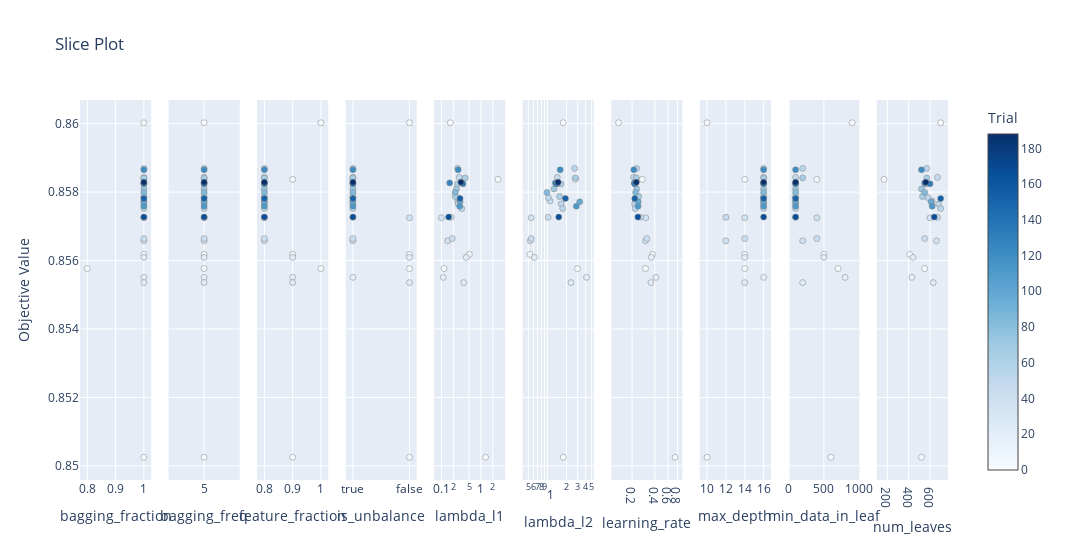

The cell this chart's notebook holds for it:
### Markdown cell above
# Optimization Score History

As we can see the model gets us the best base score value as 0.86

### Code cell
optuna.visualization.plot_slice(study)

### Figure 1 — Plotly figure (JSON) as saved in the notebook; plotly's stock layout.template omitted (floating-point values rounded to 4 significant figures)
{"data": [{"marker": {"color": [0, 1, 2, 3, 4, 19, 21, 23, 35, 37, 41, 44, 46, 48, 51, 52, 53, 54, 61, 62, 65, 71, 84, 97, 111, 121, 126, 132, 152, 166, 188], "colorbar": {"title": {"text": "Trial"}, "x": 1, "xpad": 40}, "colorscale": [[0, "rgb(247,251,255)"], [0.125, "rgb(222,235,247)"], [0.25, "rgb(198,219,239)"], [0.375, "rgb(158,202,225)"], [0.5, "rgb(107,174,214)"], [0.625, "rgb(66,146,198)"], [0.75, "rgb(33,113,181)"], [0.875, "rgb(8,81,156)"], [1, "rgb(8,48,107)"]], "line": {"color": "Grey", "width": 0.5}, "showscale": true}, "mode": "markers", "showlegend": false, "type": "scatter", "x": [1, 1, 0.8, 1, 1, 1, 1, 1, 1, 1, 1, 1, 1, 1, 1, 1, 1, 1, 1, 1, 1, 1, 1, 1, 1, 1, 1, 1, 1, 1, 1], "xaxis": "x", "y": [0.86, 0.8503, 0.8558, 0.8584, 0.8562, 0.8555, 0.8561, 0.8554, 0.8573, 0.8566, 0.8566, 0.8573, 0.8577, 0.8584, 0.8578, 0.8577, 0.8575, 0.8587, 0.8582, 0.8579, 0.8584, 0.8581, 0.858, 0.8577, 0.8576, 0.8587, 0.8583, 0.8582, 0.8578, 0.8573, 0.8583], "yaxis": "y"}, {"marker": {"color": [0, 1, 2, 3, 4, 19, 21, 23, 35, 37, 41, 44, 46, 48, 51, 52, 53, 54, 61, 62, 65, 71, 84, 97, 111, 121, 126, 132, 152, 166, 188], "colorbar": {"title": {"text": "Trial"}, "x": 1, "xpad": 40}, "colorscale": [[0, "rgb(247,251,255)"], [0.125, "rgb(222,235,247)"], [0.25, "rgb(198,219,239)"], [0.375, "rgb(158,202,225)"], [0.5, "rgb(107,174,214)"], [0.625, "rgb(66,146,198)"], [0.75, "rgb(33,113,181)"], [0.875, "rgb(8,81,156)"], [1, "rgb(8,48,107)"]], "line": {"color": "Grey", "width": 0.5}, "showscale": false}, "mode": "markers", "showlegend": false, "type": "scatter", "x": [5, 5, 5, 5, 5, 5, 5, 5, 5, 5, 5, 5, 5, 5, 5, 5, 5, 5, 5, 5, 5, 5, 5, 5, 5, 5, 5, 5, 5, 5, 5], "xaxis": "x2", "y": [0.86, 0.8503, 0.8558, 0.8584, 0.8562, 0.8555, 0.8561, 0.8554, 0.8573, 0.8566, 0.8566, 0.8573, 0.8577, 0.8584, 0.8578, 0.8577, 0.8575, 0.8587, 0.8582, 0.8579, 0.8584, 0.8581, 0.858, 0.8577, 0.8576, 0.8587, 0.8583, 0.8582, 0.8578, 0.8573, 0.8583], "yaxis": "y2"}, {"marker": {"color": [0, 1, 2, 3, 4, 19, 21, 23, 35, 37, 41, 44, 46, 48, 51, 52, 53, 54, 61, 62, 65, 71, 84, 97, 111, 121, 126, 132, 152, 166, 188], "colorbar": {"title": {"text": "Trial"}, "x": 1, "xpad": 40}, "colorscale": [[0, "rgb(247,251,255)"], [0.125, "rgb(222,235,247)"], [0.25, "rgb(198,219,239)"], [0.375, "rgb(158,202,225)"], [0.5, "rgb(107,174,214)"], [0.625, "rgb(66,146,198)"], [0.75, "rgb(33,113,181)"], [0.875, "rgb(8,81,156)"], [1, "rgb(8,48,107)"]], "line": {"color": "Grey", "width": 0.5}, "showscale": false}, "mode": "markers", "showlegend": false, "type": "scatter", "x": [1, 0.9, 1, 0.9, 0.9, 0.9, 0.9, 0.9, 0.8, 0.8, 0.8, 0.8, 0.8, 0.8, 0.8, 0.8, 0.8, 0.8, 0.8, 0.8, 0.8, 0.8, 0.8, 0.8, 0.8, 0.8, 0.8, 0.8, 0.8, 0.8, 0.8], "xaxis": "x3", "y": [0.86, 0.8503, 0.8558, 0.8584, 0.8562, 0.8555, 0.8561, 0.8554, 0.8573, 0.8566, 0.8566, 0.8573, 0.8577, 0.8584, 0.8578, 0.8577, 0.8575, 0.8587, 0.8582, 0.8579, 0.8584, 0.8581, 0.858, 0.8577, 0.8576, 0.8587, 0.8583, 0.8582, 0.8578, 0.8573, 0.8583], "yaxis": "y3"}, {"marker": {"color": [0, 1, 2, 3, 4, 19, 21, 23, 35, 37, 41, 44, 46, 48, 51, 52, 53, 54, 61, 62, 65, 71, 84, 97, 111, 121, 126, 132, 152, 166, 188], "colorbar": {"title": {"text": "Trial"}, "x": 1, "xpad": 40}, "colorscale": [[0, "rgb(247,251,255)"], [0.125, "rgb(222,235,247)"], [0.25, "rgb(198,219,239)"], [0.375, "rgb(158,202,225)"], [0.5, "rgb(107,174,214)"], [0.625, "rgb(66,146,198)"], [0.75, "rgb(33,113,181)"], [0.875, "rgb(8,81,156)"], [1, "rgb(8,48,107)"]], "line": {"color": "Grey", "width": 0.5}, "showscale": false}, "mode": "markers", "showlegend": false, "type": "scatter", "x": [false, false, false, true, false, true, false, false, false, true, true, true, true, true, true, true, true, true, true, true, true, true, true, true, true, true, true, true, true, true, true], "xaxis": "x4", "y": [0.86, 0.8503, 0.8558, 0.8584, 0.8562, 0.8555, 0.8561, 0.8554, 0.8573, 0.8566, 0.8566, 0.8573, 0.8577, 0.8584, 0.8578, 0.8577, 0.8575, 0.8587, 0.8582, 0.8579, 0.8584, 0.8581, 0.858, 0.8577, 0.8576, 0.8587, 0.8583, 0.8582, 0.8578, 0.8573, 0.8583], "yaxis": "y4"}, {"marker": {"color": [0, 1, 2, 3, 4, 19, 21, 23, 35, 37, 41, 44, 46, 48, 51, 52, 53, 54, 61, 62, 65, 71, 84, 97, 111, 121, 126, 132, 152, 166, 188], "colorbar": {"title": {"text": "Trial"}, "x": 1, "xpad": 40}, "colorscale": [[0, "rgb(247,251,255)"], [0.125, "rgb(222,235,247)"], [0.25, "rgb(198,219,239)"], [0.375, "rgb(158,202,225)"], [0.5, "rgb(107,174,214)"], [0.625, "rgb(66,146,198)"], [0.75, "rgb(33,113,181)"], [0.875, "rgb(8,81,156)"], [1, "rgb(8,48,107)"]], "line": {"color": "Grey", "width": 0.5}, "showscale": false}, "mode": "markers", "showlegend": false, "type": "scatter", "x": [0.1686, 1.314, 0.1168, 2.719, 0.5091, 0.1111, 0.4243, 0.3669, 0.1001, 0.1441, 0.1889, 0.176, 0.2576, 0.2831, 0.2472, 0.2648, 0.3268, 0.2584, 0.2547, 0.2243, 0.4015, 0.2403, 0.2231, 0.2986, 0.29, 0.2653, 0.1622, 0.3516, 0.2964, 0.1528, 0.3123], "xaxis": "x5", "y": [0.86, 0.8503, 0.8558, 0.8584, 0.8562, 0.8555, 0.8561, 0.8554, 0.8573, 0.8566, 0.8566, 0.8573, 0.8577, 0.8584, 0.8578, 0.8577, 0.8575, 0.8587, 0.8582, 0.8579, 0.8584, 0.8581, 0.858, 0.8577, 0.8576, 0.8587, 0.8583, 0.8582, 0.8578, 0.8573, 0.8583], "yaxis": "y5"}, {"marker": {"color": [0, 1, 2, 3, 4, 19, 21, 23, 35, 37, 41, 44, 46, 48, 51, 52, 53, 54, 61, 62, 65, 71, 84, 97, 111, 121, 126, 132, 152, 166, 188], "colorbar": {"title": {"text": "Trial"}, "x": 1, "xpad": 40}, "colorscale": [[0, "rgb(247,251,255)"], [0.125, "rgb(222,235,247)"], [0.25, "rgb(198,219,239)"], [0.375, "rgb(158,202,225)"], [0.5, "rgb(107,174,214)"], [0.625, "rgb(66,146,198)"], [0.75, "rgb(33,113,181)"], [0.875, "rgb(8,81,156)"], [1, "rgb(8,48,107)"]], "line": {"color": "Grey", "width": 0.5}, "showscale": false}, "mode": "markers", "showlegend": false, "type": "scatter", "x": [1.774, 1.784, 2.982, 2.763, 0.5312, 4.15, 0.6236, 2.355, 0.5547, 0.5364, 0.5551, 1.03, 1.104, 1.434, 1.037, 1.65, 1.748, 2.692, 1.637, 1.558, 2.779, 1.272, 0.9827, 3.24, 2.866, 1.593, 1.335, 1.407, 1.926, 1.51, 1.476], "xaxis": "x6", "y": [0.86, 0.8503, 0.8558, 0.8584, 0.8562, 0.8555, 0.8561, 0.8554, 0.8573, 0.8566, 0.8566, 0.8573, 0.8577, 0.8584, 0.8578, 0.8577, 0.8575, 0.8587, 0.8582, 0.8579, 0.8584, 0.8581, 0.858, 0.8577, 0.8576, 0.8587, 0.8583, 0.8582, 0.8578, 0.8573, 0.8583], "yaxis": "y6"}, {"marker": {"color": [0, 1, 2, 3, 4, 19, 21, 23, 35, 37, 41, 44, 46, 48, 51, 52, 53, 54, 61, 62, 65, 71, 84, 97, 111, 121, 126, 132, 152, 166, 188], "colorbar": {"title": {"text": "Trial"}, "x": 1, "xpad": 40}, "colorscale": [[0, "rgb(247,251,255)"], [0.125, "rgb(222,235,247)"], [0.25, "rgb(198,219,239)"], [0.375, "rgb(158,202,225)"], [0.5, "rgb(107,174,214)"], [0.625, "rgb(66,146,198)"], [0.75, "rgb(33,113,181)"], [0.875, "rgb(8,81,156)"], [1, "rgb(8,48,107)"]], "line": {"color": "Grey", "width": 0.5}, "showscale": false}, "mode": "markers", "showlegend": false, "type": "scatter", "x": [0.1324, 0.7436, 0.3017, 0.2735, 0.3736, 0.4132, 0.3607, 0.3555, 0.3051, 0.3012, 0.3149, 0.2584, 0.2207, 0.2095, 0.2304, 0.2163, 0.2196, 0.2299, 0.2199, 0.2452, 0.2282, 0.2311, 0.2232, 0.2413, 0.2402, 0.2112, 0.2143, 0.2162, 0.2173, 0.2391, 0.2281], "xaxis": "x7", "y": [0.86, 0.8503, 0.8558, 0.8584, 0.8562, 0.8555, 0.8561, 0.8554, 0.8573, 0.8566, 0.8566, 0.8573, 0.8577, 0.8584, 0.8578, 0.8577, 0.8575, 0.8587, 0.8582, 0.8579, 0.8584, 0.8581, 0.858, 0.8577, 0.8576, 0.8587, 0.8583, 0.8582, 0.8578, 0.8573, 0.8583], "yaxis": "y7"}, {"marker": {"color": [0, 1, 2, 3, 4, 19, 21, 23, 35, 37, 41, 44, 46, 48, 51, 52, 53, 54, 61, 62, 65, 71, 84, 97, 111, 121, 126, 132, 152, 166, 188], "colorbar": {"title": {"text": "Trial"}, "x": 1, "xpad": 40}, "colorscale": [[0, "rgb(247,251,255)"], [0.125, "rgb(222,235,247)"], [0.25, "rgb(198,219,239)"], [0.375, "rgb(158,202,225)"], [0.5, "rgb(107,174,214)"], [0.625, "rgb(66,146,198)"], [0.75, "rgb(33,113,181)"], [0.875, "rgb(8,81,156)"], [1, "rgb(8,48,107)"]], "line": {"color": "Grey", "width": 0.5}, "showscale": false}, "mode": "markers", "showlegend": false, "type": "scatter", "x": [10, 10, 14, 14, 14, 16, 14, 14, 14, 12, 14, 12, 16, 16, 16, 16, 16, 16, 16, 16, 16, 16, 16, 16, 16, 16, 16, 16, 16, 16, 16], "xaxis": "x8", "y": [0.86, 0.8503, 0.8558, 0.8584, 0.8562, 0.8555, 0.8561, 0.8554, 0.8573, 0.8566, 0.8566, 0.8573, 0.8577, 0.8584, 0.8578, 0.8577, 0.8575, 0.8587, 0.8582, 0.8579, 0.8584, 0.8581, 0.858, 0.8577, 0.8576, 0.8587, 0.8583, 0.8582, 0.8578, 0.8573, 0.8583], "yaxis": "y8"}, {"marker": {"color": [0, 1, 2, 3, 4, 19, 21, 23, 35, 37, 41, 44, 46, 48, 51, 52, 53, 54, 61, 62, 65, 71, 84, 97, 111, 121, 126, 132, 152, 166, 188], "colorbar": {"title": {"text": "Trial"}, "x": 1, "xpad": 40}, "colorscale": [[0, "rgb(247,251,255)"], [0.125, "rgb(222,235,247)"], [0.25, "rgb(198,219,239)"], [0.375, "rgb(158,202,225)"], [0.5, "rgb(107,174,214)"], [0.625, "rgb(66,146,198)"], [0.75, "rgb(33,113,181)"], [0.875, "rgb(8,81,156)"], [1, "rgb(8,48,107)"]], "line": {"color": "Grey", "width": 0.5}, "showscale": false}, "mode": "markers", "showlegend": false, "type": "scatter", "x": [900, 600, 700, 400, 500, 800, 500, 200, 400, 200, 400, 100, 100, 100, 100, 100, 100, 200, 100, 100, 200, 100, 100, 100, 100, 100, 100, 100, 100, 100, 100], "xaxis": "x9", "y": [0.86, 0.8503, 0.8558, 0.8584, 0.8562, 0.8555, 0.8561, 0.8554, 0.8573, 0.8566, 0.8566, 0.8573, 0.8577, 0.8584, 0.8578, 0.8577, 0.8575, 0.8587, 0.8582, 0.8579, 0.8584, 0.8581, 0.858, 0.8577, 0.8576, 0.8587, 0.8583, 0.8582, 0.8578, 0.8573, 0.8583], "yaxis": "y9"}, {"marker": {"color": [0, 1, 2, 3, 4, 19, 21, 23, 35, 37, 41, 44, 46, 48, 51, 52, 53, 54, 61, 62, 65, 71, 84, 97, 111, 121, 126, 132, 152, 166, 188], "colorbar": {"title": {"text": "Trial"}, "x": 1, "xpad": 40}, "colorscale": [[0, "rgb(247,251,255)"], [0.125, "rgb(222,235,247)"], [0.25, "rgb(198,219,239)"], [0.375, "rgb(158,202,225)"], [0.5, "rgb(107,174,214)"], [0.625, "rgb(66,146,198)"], [0.75, "rgb(33,113,181)"], [0.875, "rgb(8,81,156)"], [1, "rgb(8,48,107)"]], "line": {"color": "Grey", "width": 0.5}, "showscale": false}, "mode": "markers", "showlegend": false, "type": "scatter", "x": [700, 520, 550, 170, 410, 430, 440, 630, 600, 660, 550, 670, 620, 670, 580, 680, 700, 570, 560, 530, 570, 520, 550, 610, 620, 520, 550, 600, 700, 640, 560], "xaxis": "x10", "y": [0.86, 0.8503, 0.8558, 0.8584, 0.8562, 0.8555, 0.8561, 0.8554, 0.8573, 0.8566, 0.8566, 0.8573, 0.8577, 0.8584, 0.8578, 0.8577, 0.8575, 0.8587, 0.8582, 0.8579, 0.8584, 0.8581, 0.858, 0.8577, 0.8576, 0.8587, 0.8583, 0.8582, 0.8578, 0.8573, 0.8583], "yaxis": "y10"}], "layout": {"title": {"text": "Slice Plot"}, "width": 3000, "xaxis": {"anchor": "y", "domain": [0, 0.082], "title": {"text": "bagging_fraction"}}, "xaxis10": {"anchor": "y10", "domain": [0.918, 1.0], "title": {"text": "num_leaves"}}, "xaxis2": {"anchor": "y2", "categoryarray": [5], "categoryorder": "array", "domain": [0.102, 0.184], "title": {"text": "bagging_freq"}, "type": "category"}, "xaxis3": {"anchor": "y3", "domain": [0.204, 0.286], "title": {"text": "feature_fraction"}}, "xaxis4": {"anchor": "y4", "categoryarray": [true, false], "categoryorder": "array", "domain": [0.306, 0.388], "title": {"text": "is_unbalance"}, "type": "category"}, "xaxis5": {"anchor": "y5", "domain": [0.408, 0.49], "title": {"text": "lambda_l1"}, "type": "log"}, "xaxis6": {"anchor": "y6", "domain": [0.51, 0.592], "title": {"text": "lambda_l2"}, "type": "log"}, "xaxis7": {"anchor": "y7", "domain": [0.612, 0.694], "title": {"text": "learning_rate"}, "type": "log"}, "xaxis8": {"anchor": "y8", "domain": [0.714, 0.796], "title": {"text": "max_depth"}}, "xaxis9": {"anchor": "y9", "domain": [0.816, 0.898], "title": {"text": "min_data_in_leaf"}}, "yaxis": {"anchor": "x", "domain": [0, 1], "title": {"text": "Objective Value"}}, "yaxis10": {"anchor": "x10", "domain": [0, 1], "matches": "y", "showticklabels": false}, "yaxis2": {"anchor": "x2", "domain": [0, 1], "matches": "y", "showticklabels": false}, "yaxis3": {"anchor": "x3", "domain": [0, 1], "matches": "y", "showticklabels": false}, "yaxis4": {"anchor": "x4", "domain": [0, 1], "matches": "y", "showticklabels": false}, "yaxis5": {"anchor": "x5", "domain": [0, 1], "matches": "y", "showticklabels": false}, "yaxis6": {"anchor": "x6", "domain": [0, 1], "matches": "y", "showticklabels": false}, "yaxis7": {"anchor": "x7", "domain": [0, 1], "matches": "y", "showticklabels": false}, "yaxis8": {"anchor": "x8", "domain": [0, 1], "matches": "y", "showticklabels": false}, "yaxis9": {"anchor": "x9", "domain": [0, 1], "matches": "y", "showticklabels": false}}}
